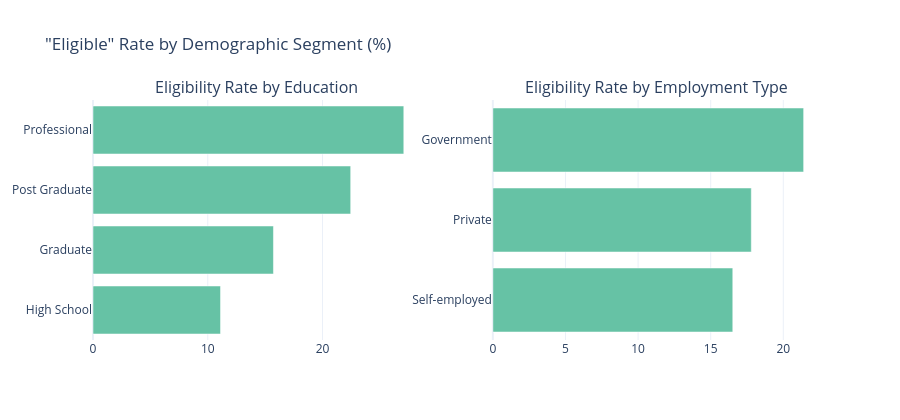

The code cell stored with this chart in its notebook:
### Markdown cell above
### 3.5 👥 Demographic & Affordability Patterns

### Code cell
fig = make_subplots(rows=1, cols=2, subplot_titles=('Eligibility Rate by Education', 'Eligibility Rate by Employment Type'))

for col_idx, feature in enumerate(['education', 'employment_type'], start=1):
    ct = pd.crosstab(df[feature], df['emi_eligibility'], normalize='index')['Eligible'].sort_values() * 100
    fig.add_trace(go.Bar(x=ct.values, y=ct.index, orientation='h', marker_color='#66c2a5',
                          showlegend=False, hovertemplate='%{y}: %{x:.1f}% Eligible<extra></extra>'),
                  row=1, col=col_idx)

fig.update_layout(template='plotly_white', height=420, title_text='"Eligible" Rate by Demographic Segment (%)')
fig.show()

### Figure 1 — Plotly figure (JSON) as saved in the notebook; plotly's stock layout.template omitted (floating-point values rounded to 4 significant figures)
{"data": [{"hovertemplate": "%{y}: %{x:.1f}% Eligible<extra></extra>", "marker": {"color": "#66c2a5"}, "orientation": "h", "showlegend": false, "type": "bar", "x": [11.11, 15.72, 22.45, 27.08], "xaxis": "x", "y": ["High School", "Graduate", "Post Graduate", "Professional"], "yaxis": "y"}, {"hovertemplate": "%{y}: %{x:.1f}% Eligible<extra></extra>", "marker": {"color": "#66c2a5"}, "orientation": "h", "showlegend": false, "type": "bar", "x": [16.52, 17.8, 21.4], "xaxis": "x2", "y": ["Self-employed", "Private", "Government"], "yaxis": "y2"}], "layout": {"annotations": [{"font": {"size": 16}, "showarrow": false, "text": "Eligibility Rate by Education", "x": 0.225, "xanchor": "center", "xref": "paper", "y": 1, "yanchor": "bottom", "yref": "paper"}, {"font": {"size": 16}, "showarrow": false, "text": "Eligibility Rate by Employment Type", "x": 0.775, "xanchor": "center", "xref": "paper", "y": 1, "yanchor": "bottom", "yref": "paper"}], "height": 420, "title": {"text": "\"Eligible\" Rate by Demographic Segment (%)"}, "xaxis": {"anchor": "y", "domain": [0, 0.45]}, "xaxis2": {"anchor": "y2", "domain": [0.55, 1]}, "yaxis": {"anchor": "x", "domain": [0, 1]}, "yaxis2": {"anchor": "x2", "domain": [0, 1]}}}
